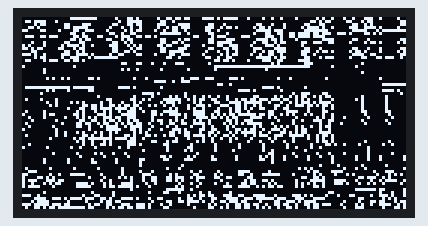
Recording of a sketch running on a simulated Arduino Uno, built with avr-gcc and run on an emulated ATmega328P. Parts: 128×64 one-colour display.

Above: at 0.1 s.

The sketch:

std-bit-img-code.ino
```cpp
#include <Adafruit_GFX.h>
#include <Adafruit_SH110X.h>
#include <Wire.h>

#define SCREEN_WIDTH 128
#define SCREEN_HEIGHT 64
#define OLED_RESET -1  // Reset pin (or -1 if sharing Arduino reset)
Adafruit_SH1106G display(SCREEN_WIDTH, SCREEN_HEIGHT, &Wire, OLED_RESET);

// Bitmap size
#define IMG_WIDTH  128
#define IMG_HEIGHT 64

// --- Your provided bitmap data ---
static const unsigned char PROGMEM pirateSkull[] = {
  0x00, 0x00, 0xFF, 0x81, /* ... continue your bitmap bytes here ... */
  // Make sure ALL the bytes you gave me are inside these curly braces
};

void setup() {
  display.begin(0x3C, true); // I2C address for SH1106 is usually 0x3C
  display.clearDisplay();
  display.drawBitmap(0, 0, pirateSkull, IMG_WIDTH, IMG_HEIGHT, SH110X_WHITE);
  display.display();
}

void loop() {
  // Nothing here - the image will stay on screen
}
```
